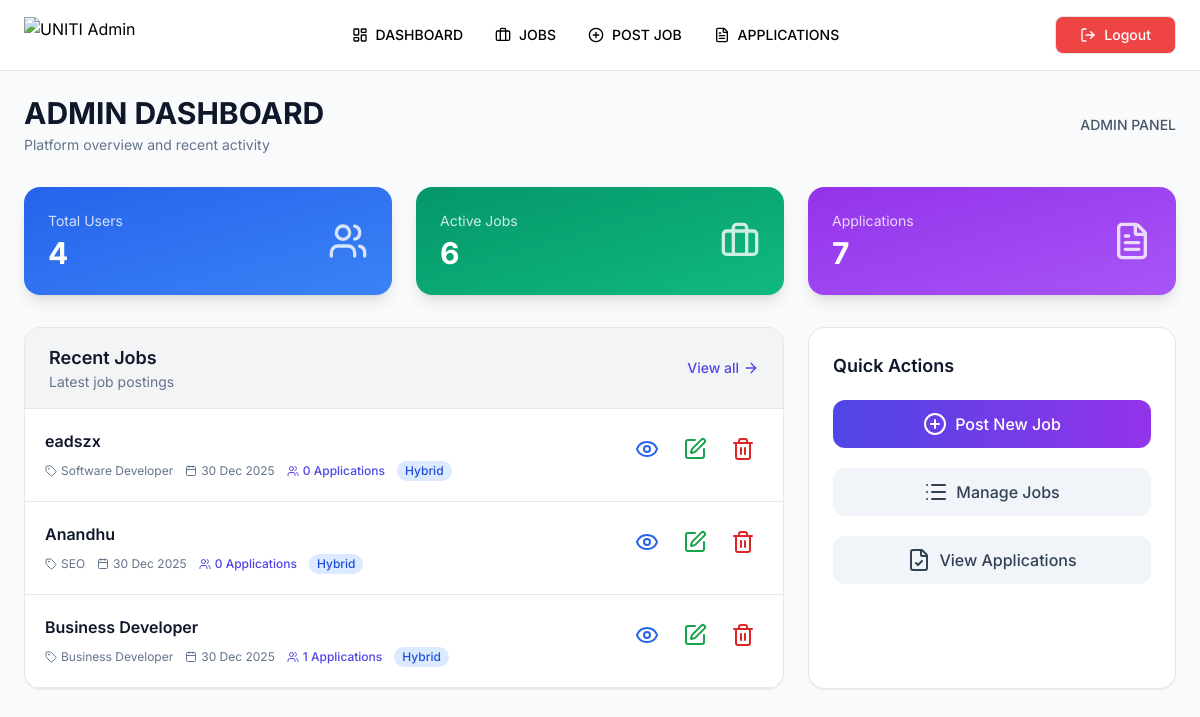
The page /dashboard/ (signed in) on the database its author committed.
### app/models.py (models this page shows, shortened)
class Job(models.Model):
    JOB_TYPE_CHOICES = [
        ('remote', 'Remote'),
        ('hybrid', 'Hybrid'),
        ('fulltime', 'Full-time'),
    ]
    title = models.CharField(max_length=200)
    company = models.CharField(max_length=150)
    location = models.CharField(max_length=150)
    job_type = models.CharField(max_length=10, choices=JOB_TYPE_CHOICES)
    skill_1 = models.CharField(max_length=100)
    skill_2 = models.CharField(max_length=100, blank=True, null=True)
    skill_3 = models.CharField(max_length=100, blank=True, null=True)
    skill_4 = models.CharField(max_length=100, blank=True, null=True)
    skill_5 = models.CharField(max_length=100, blank=True, null=True)
    experience = models.CharField(max_length=100, blank=True, null=True)
    vacancies = models.PositiveIntegerField(default=1)
    required_qualification = models.TextField()
    description = models.TextField()
    category = models.ForeignKey(JobCategory, on_delete=models.CASCADE, related_name='jobs')
    created_at = models.DateTimeField(auto_now_add=True)
    updated_at = models.DateTimeField(auto_now=True)
    posted_by = models.ForeignKey('User', on_delete=models.SET_NULL, null=True, blank=True, related_name='posted_jobs')

class JobCategory(models.Model):
    name = models.CharField(max_length=100, unique=True)

### app/views.py (the view)
# urls.py: path('dashboard/',views.AdminDashboard, name='admin-dashboard'),
@login_required(login_url='candidate-login')
def AdminDashboard(request):
    total_user=User.objects.filter(is_superuser=False).only('id').count()
    total_jobs=Job.objects.only('id').count()
    total_applications=JobApplication.objects.only('id').count()
    recent_jobs = Job.objects.select_related('category').prefetch_related('applications').order_by('-created_at')[:3]
    context = {
        'user_count': total_user,
        'total_jobs': total_jobs,
        'total_applications': total_applications,
        'recent_jobs': recent_jobs,
    }
    return render(request, 'admin/dashboard.html', context)

### app/templates/admin/dashboard.html (shortened to what this page needs)
{% extends 'adminbase.html' %}
{% block content %}
<div class="min-h-screen bg-slate-50 px-4 sm:px-6 py-6">
    <div class="max-w-7xl mx-auto space-y-8">
        <div class="flex flex-col sm:flex-row sm:items-center sm:justify-between gap-4">
            <div>
                <h1 class="text-2xl sm:text-3xl font-bold text-slate-900 uppercase">
                    Admin Dashboard
                </h1>
                <p class="text-sm text-slate-500 mt-1">
                    Platform overview and recent activity
                </p>
            </div>
            <div class="text-sm font-medium text-slate-600">
                ADMIN PANEL
            </div>
        </div>
        <div class="grid grid-cols-2 sm:grid-cols-2 lg:grid-cols-3 gap-6">
            <div class="bg-gradient-to-br from-blue-600 to-blue-500 text-white rounded-2xl p-6 shadow-lg">
                <div class="flex items-center justify-between">
                    <div>
                        <p class="text-sm opacity-80">Total Users</p>
                        <h3 class="text-3xl font-bold mt-1">{{ user_count }}</h3>
                    </div>
                    <i data-lucide="users" class="w-10 h-10 opacity-80"></i>
                </div>
            </div>
            <div class="bg-gradient-to-br from-emerald-600 to-emerald-500 text-white rounded-2xl p-6 shadow-lg">
                <div class="flex items-center justify-between">
                    <div>
                        <p class="text-sm opacity-80">Active Jobs</p>
                        <h3 class="text-3xl font-bold mt-1">{{ total_jobs }}</h3>
                    </div>
                    <i data-lucide="briefcase" class="w-10 h-10 opacity-80"></i>
                </div>
            </div>
            <div class="bg-gradient-to-br from-purple-600 to-purple-500 text-white rounded-2xl p-6 shadow-lg">
                <div class="flex items-center justify-between">
                    <div>
                        <p class="text-sm opacity-80">Applications</p>
                        <h3 class="text-3xl font-bold mt-1">{{ total_applications }}</h3>
                    </div>
                    <i data-lucide="file-text" class="w-10 h-10 opacity-80"></i>
                </div>
            </div>
        </div>
        <div class="grid grid-cols-1 lg:grid-cols-3 gap-6">
            <div class="lg:col-span-2 bg-white rounded-2xl border shadow-sm overflow-hidden">
                <div class="px-6 py-4 border-b flex bg-gray-100 items-center justify-between">
                    <div>
                        <h2 class="text-lg font-semibold text-slate-900">Recent Jobs</h2>
                        <p class="text-sm text-slate-500">Latest job postings</p>
                    </div>
                    <a href="{% url 'admin-joblist' %}"
                       class="text-sm font-medium text-indigo-600 hover:underline flex items-center gap-1">
                        View all
                        <i data-lucide="arrow-right" class="w-4 h-4"></i>
                    </a>
                </div>
                {% for job in recent_jobs %}
                <div class="p-5 border-b hover:bg-slate-50 transition">
                    <div class="flex justify-between items-start gap-4">
                        <div>
                            <h3 class="font-semibold text-slate-900">
                                {{ job.title }}
                            </h3>
                            <div class="flex flex-wrap gap-3 text-xs text-slate-500 mt-2">
                                <span class="flex items-center gap-1">
                                    <i data-lucide="tag" class="w-3 h-3"></i>
                                    {{ job.category.name }}
                                </span>
                                <span class="flex items-center gap-1">
                                    <i data-lucide="calendar" class="w-3 h-3"></i>
                                    {{ job.created_at|date:"d M Y" }}
                                </span>
                                <span class="flex items-center gap-1 text-indigo-600 font-medium">
                                    <i data-lucide="users" class="w-3 h-3"></i>
                                    {{ job.applications.count }} Applications
                                </span>
                                <span class="px-2 py-0.5 rounded-full text-xs font-medium
                                    {% if job.job_type == 'remote' %}bg-green-100 text-green-700
                                    {% elif job.job_type == 'hybrid' %}bg-blue-100 text-blue-700
                                    {% else %}bg-purple-100 text-purple-700{% endif %}">
                                    {{ job.get_job_type_display }}
                                </span>
                            </div>
                        </div>
                        <div class="flex items-center gap-2">
                            <a href="{% url 'admin-jobdetails' %}?id={{ job.id }}"
                               class="p-2 rounded-lg text-blue-600 hover:bg-blue-50"
                               title="View Job">
                                <i data-lucide="eye"></i>
                            </a>
                            <a href="{% url 'admin-jobedit' %}?id={{ job.id }}"
                               class="p-2 rounded-lg text-green-600 hover:bg-green-50"
                               title="Edit Job">
                                <i data-lucide="edit"></i>
                            </a>
                            <a href="{% url 'admin-jobdelete' %}?id={{ job.id }}"
                               onclick="return confirm('Delete this job?');"
                               class="p-2 rounded-lg text-red-600 hover:bg-red-50"
                               title="Delete Job">
                                <i data-lucide="trash-2"></i>
                            </a>
                        </div>
                    </div>
                </div>
                {% empty %}
                <div class="p-6 text-center text-sm text-slate-500">
                    No recent jobs available.
                </div>
                {% endfor %}
            </div>
            <div class="bg-white rounded-2xl border shadow-sm p-6 space-y-5">
                <h3 class="text-lg font-semibold text-slate-900">
                    Quick Actions
                </h3>
                <a href="{% url 'admin-jobpost' %}"
                   class="w-full inline-flex justify-center items-center gap-2 px-4 py-3 bg-gradient-to-r from-indigo-600 to-purple-600 text-white rounded-xl font-medium hover:bg-indigo-700">
                    <i data-lucide="plus-circle"></i>
                    Post New Job
                </a>
                <a href="{% url 'admin-joblist' %}"
                   class="w-full inline-flex justify-center items-center gap-2 px-4 py-3 bg-slate-100 text-slate-700 rounded-xl font-medium hover:bg-slate-200">
                    <i data-lucide="list"></i>
                    Manage Jobs
                </a>
                <a href="{% url 'admin-applications' %}"
                   class="w-full inline-flex justify-center items-center gap-2 px-4 py-3 bg-slate-100 text-slate-700 rounded-xl font-medium hover:bg-slate-200">
                    <i data-lucide="file-check"></i>
                    View Applications
                </a>
            </div>
        </div>
    </div>
</div>
{% endblock %}

### app/templates/adminbase.html (style rules this page uses)
body { font-family: 'Inter', sans-serif; }
body, html { margin: 0; padding: 0; }

### rows shown on the page
Job: title "eadszx", category.name "Software Developer", created_at "30 Dec 2025", applications.count "0", job_type "Hybrid"
Job: title "Anandhu", category.name "SEO", created_at "30 Dec 2025", applications.count "0", job_type "Hybrid"
Job: title "Business Developer", category.name "Business Developer", created_at "30 Dec 2025", applications.count "1", job_type "Hybrid"

### other values the page prints
{{ user_count }} "4"
{{ total_jobs }} "6"
{{ total_applications }} "7"
